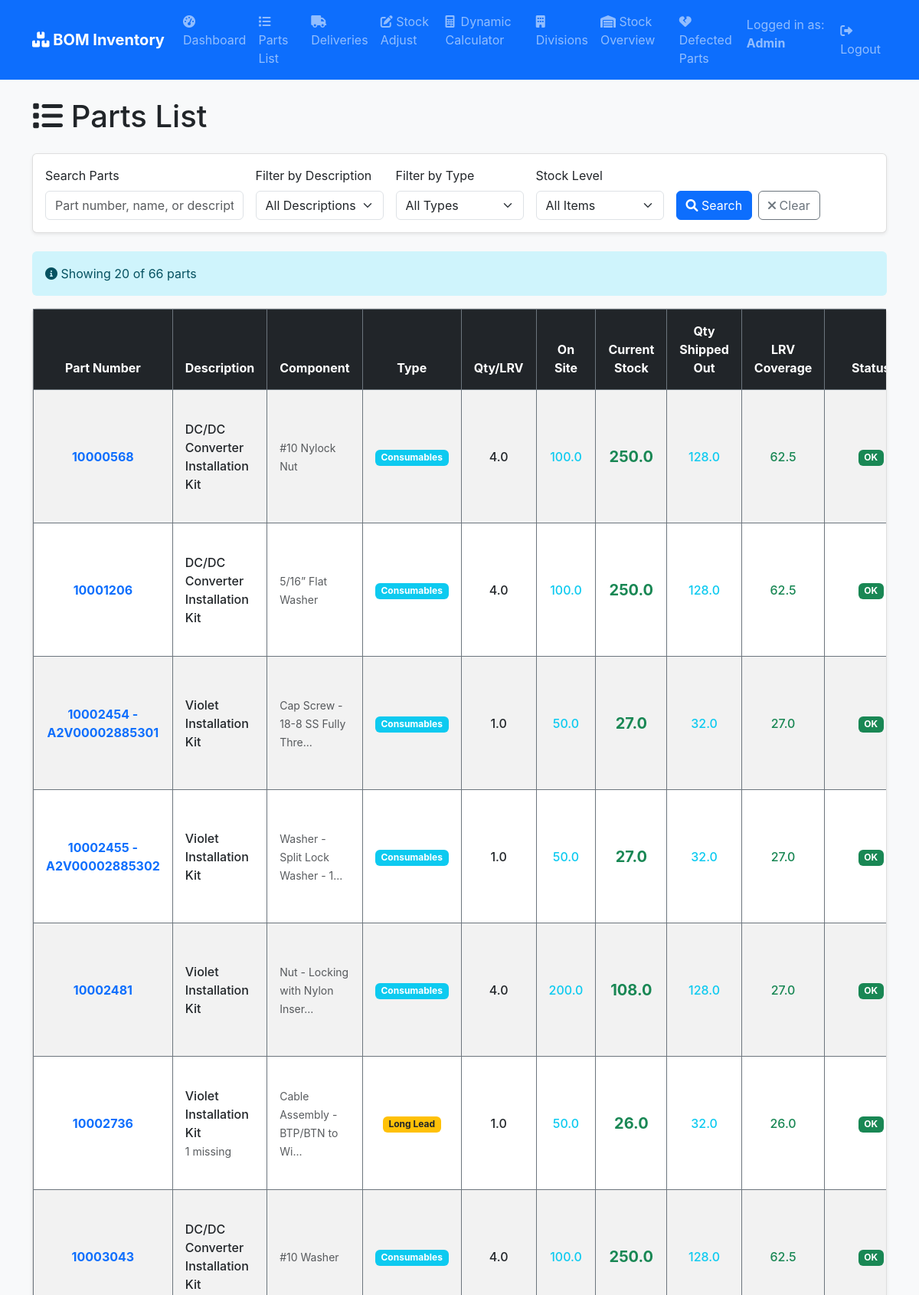
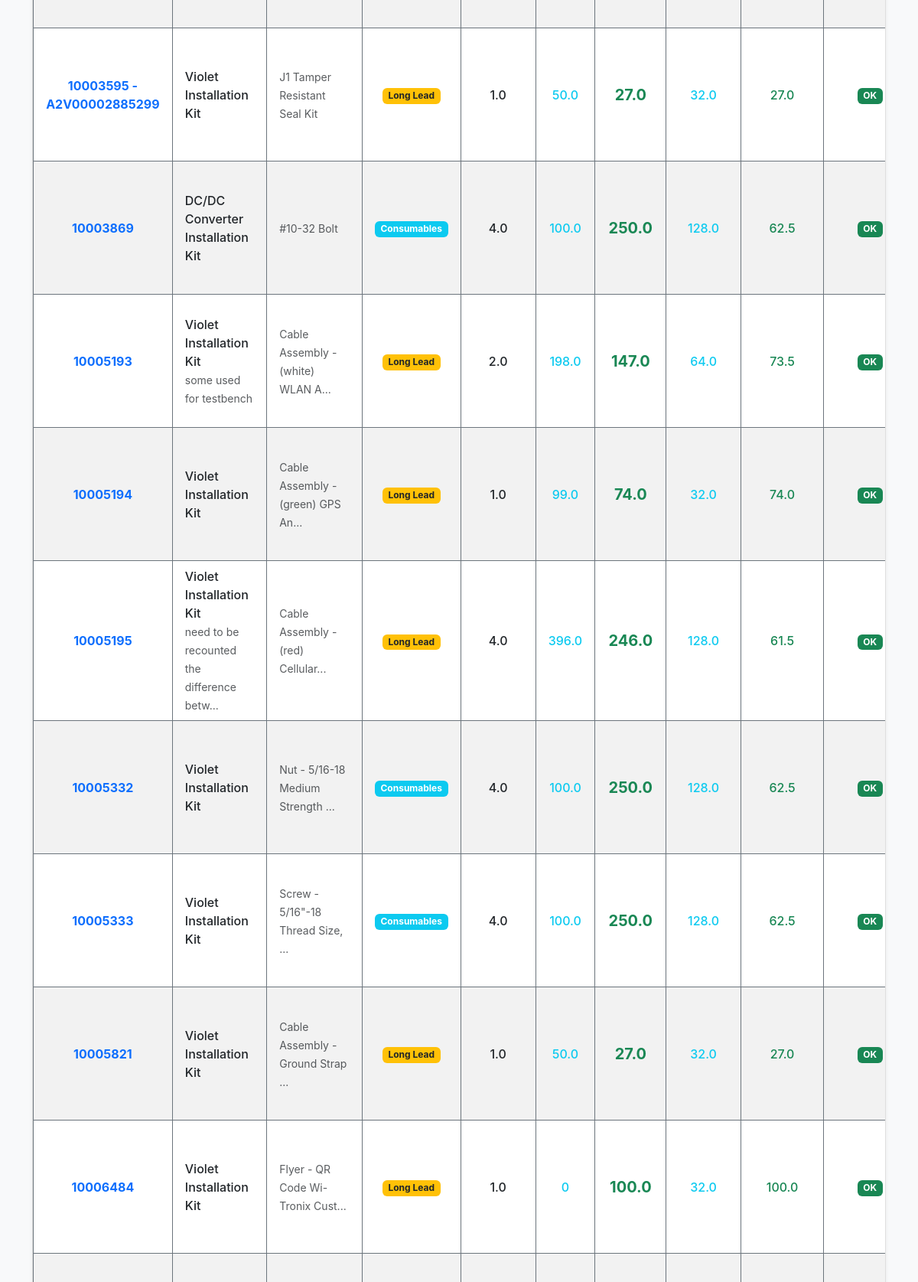
Screenshot of /parts_list (signed in, upper part) with the database file from the repository (2 pictures, top to bottom).
### app/models.py (models this page shows, shortened)
class MainBOMStorage(db.Model):
    __tablename__ = 'main_bom_storage'
    id = db.Column(db.Integer, primary_key=True)
    part_number = db.Column(db.String(100), nullable=False, unique=True, index=True)
    part_name = db.Column(db.String(200), nullable=False, index=True)
    description = db.Column(db.Text)
    supplier = db.Column(db.String(100), nullable=False, index=True)
    component = db.Column(db.String(100), index=True)  # Which part of installation
    qty_per_lrv = db.Column(db.Float, nullable=False, default=0.0)
    total_needed_233_lrv = db.Column(db.Float, nullable=False, default=0.0)
    qty_on_site = db.Column(db.Float, nullable=False, default=0.0)
    qty_shipped_out = db.Column(db.Float, nullable=False, default=0.0)
    qty_current_stock = db.Column(db.Float, nullable=False, default=0.0, index=True)
    qty_ordered = db.Column(db.Float, nullable=False, default=0.0)
    back_order_qty = db.Column(db.Float, nullable=False, default=0.0)
    consumable_or_essential = db.Column(db.String(20), default='Essential', index=True)
    order_status = db.Column(db.String(50))
    notes = db.Column(db.Text)
    lrv_coverage = db.Column(db.Float, nullable=False, default=0.0, index=True)  # How many LRVs current stock covers
    created_at = db.Column(db.DateTime, default=datetime.utcnow, index=True)
    updated_at = db.Column(db.DateTime, default=datetime.utcnow, onupdate=datetime.utcnow)

### app/routes.py (the view, shortened to what this page needs)
@main.route('/parts_list')
def parts_list():
    try:
        form = SearchForm()
        search_term = request.args.get('search_term', '').strip()
        description_filter = request.args.get('description_filter', '').strip()
        type_filter = request.args.get('type_filter', '')
        low_stock_only = request.args.get('low_stock_only', '')
        page = request.args.get('page', 1, type=int)
        descriptions = db.session.query(MainBOMStorage.part_name).distinct().order_by(MainBOMStorage.part_name).all()
        form.description_filter.choices = [('', 'All Descriptions')] + [(d[0], d[0]) for d in descriptions]
        query = MainBOMStorage.query
        if description_filter:
            query = query.filter(MainBOMStorage.part_name == description_filter)
        if type_filter:
            query = query.filter(MainBOMStorage.consumable_or_essential == type_filter)
        query = query.order_by(MainBOMStorage.part_number)
        per_page = 20  # Adjust as needed
        parts = query.paginate(
            page=page,
            per_page=per_page,
            error_out=False
        )
        return render_template('parts_list.html',
                             parts=parts,
                             form=form,
                             search_term=search_term,
                             description_filter=description_filter,
                             type_filter=type_filter,
                             low_stock_only=low_stock_only)
    except Exception as e:
        current_app.logger.error(f'Error in parts_list: {str(e)}')
        flash('Error loading parts list. Please try again.', 'error')
        return redirect(url_for('main.dashboard'))

### app/forms.py
class SearchForm(FlaskForm):
    search_term = StringField('Search Parts', validators=[Optional(), Length(max=100)])
    description_filter = SelectField('Filter by Description', validators=[Optional()], choices=[])
    type_filter = SelectField('Filter by Type',
                            choices=[('', 'All Types'),
                                   ('Long Lead', 'Long Lead'),
                                   ('Consumables', 'Consumables'),
                                   ('Quick Delivery', 'Quick Delivery')],
                            validators=[Optional()])
    low_stock_only = SelectField('Stock Level',
                                choices=[('', 'All Items'), ('low', 'Low Stock Only'), ('out', 'Out of Stock Only')],
                                validators=[Optional()])

### app/routes.py (called while the page is built)
@main.before_request
def require_login():
    allowed_endpoints = ['main.login', 'main.admin_login', 'main.login_viewer', 'static']
    if 'role' not in session and request.endpoint not in allowed_endpoints:
        return redirect(url_for('main.login'))

### app/templates/parts_list.html (shortened to what this page needs)
{% extends "base.html" %}
{% block content %}
<div class="row">
    <div class="col-12">
        <h1 class="mb-4">
            <i class="fas fa-list"></i> Parts List
        </h1>
    </div>
</div>
<div class="card mb-4">
    <div class="card-body">
        <form method="GET" class="row g-3">
            <div class="col-md-3">
                <label for="search_term" class="form-label">Search Parts</label>
                <input type="text" class="form-control" id="search_term" name="search_term"
                       value="{{ search_term }}" placeholder="Part number, name, or description">
            </div>
            <div class="col-md-2">
                {{ form.description_filter.label(class="form-label") }}
                {{ form.description_filter(class="form-select") }}
            </div>
            <div class="col-md-2">
                {{ form.type_filter.label(class="form-label") }}
                {{ form.type_filter(class="form-select") }}
            </div>
            <div class="col-md-2">
                {{ form.low_stock_only.label(class="form-label") }}
                {{ form.low_stock_only(class="form-select") }}
            </div>
            <div class="col-md-3">
                <label class="form-label">&nbsp;</label>
                <div class="d-grid gap-2 d-md-flex">
                    <button type="submit" class="btn btn-primary">
                        <i class="fas fa-search"></i> Search
                    </button>
                    <a href="{{ url_for('main.parts_list') }}" class="btn btn-outline-secondary">
                        <i class="fas fa-times"></i> Clear
                    </a>
                </div>
            </div>
        </form>
    </div>
</div>
{% if parts.items %}
<div class="alert alert-info">
    <i class="fas fa-info-circle"></i>
    Showing {{ parts.items|length }} of {{ parts.total }} parts
</div>
{% endif %}
<div class="card">
    <div class="card-body p-0">
        {% if parts.items %}
        <div class="table-responsive">
            <table class="table table-bordered table-striped table-hover mb-0">
                <thead class="table-dark">
                    <tr>
                        <th class="border border-secondary px-3 py-3 text-center">Part Number</th>
                        <th class="border border-secondary px-3 py-3 text-center">Description</th>
                        <th class="border border-secondary px-3 py-3 text-center">Component</th>
                        <th class="border border-secondary px-3 py-3 text-center">Type</th>
                        <th class="border border-secondary px-3 py-3 text-center">Qty/LRV</th>
                        <th class="border border-secondary px-3 py-3 text-center">On Site</th>
                        <th class="border border-secondary px-3 py-3 text-center">Current Stock</th>
                        <th class="border border-secondary px-3 py-3 text-center">Qty Shipped Out</th>
                        <th class="border border-secondary px-3 py-3 text-center">LRV Coverage</th>
                        <th class="border border-secondary px-3 py-3 text-center">Status</th>
                    </tr>
                </thead>
                <tbody>
                    {% for part in parts.items %}
                    <tr class="{% if part.qty_current_stock <= 0 %}table-danger{% elif part.lrv_coverage < 10 %}table-warning{% endif %}">
                        <td class="border border-secondary px-3 py-2 text-center align-middle">
                            <strong class="text-primary">{{ part.part_number }}</strong>
                        </td>
                        <td class="border border-secondary px-3 py-2 align-middle">
                            <div class="fw-medium">{{ part.part_name or '-' }}</div>
                            {% if part.notes %}
                            <small class="text-muted">{{ part.notes[:40] }}{% if part.notes|length > 40 %}...{% endif %}</small>
                            {% endif %}
                        </td>
                        <td class="border border-secondary px-3 py-2 align-middle">
                            <small class="text-muted">{{ part.component[:30] if part.component else '-' }}{% if part.component and part.component|length > 30 %}...{% endif %}</small>
                        </td>
                        <td class="border border-secondary px-3 py-2 text-center align-middle">
                            {% if part.consumable_or_essential == 'Long Lead' %}
                                <span class="badge bg-warning text-dark">Long Lead</span>
                            {% elif part.consumable_or_essential == 'Consumables' %}
                                <span class="badge bg-info">Consumables</span>
                            {% elif part.consumable_or_essential == 'Quick Delivery' %}
                                <span class="badge bg-success">Quick Delivery</span>
                            {% else %}
                                <span class="badge bg-secondary">{{ part.consumable_or_essential or 'Essential' }}</span>
                            {% endif %}
                        </td>
                        <td class="border border-secondary px-3 py-2 text-center align-middle">
                            <span class="fw-medium">{{ part.qty_per_lrv or 0 }}</span>
                        </td>
                        <td class="border border-secondary px-3 py-2 text-center align-middle">
                            <span class="text-info fw-medium">{{ part.qty_on_site or 0 }}</span>
                        </td>
                        <td class="border border-secondary px-3 py-2 text-center align-middle">
                            <span class="fw-bold fs-5 {% if part.qty_current_stock <= 0 %}text-danger{% elif part.qty_current_stock < 10 %}text-warning{% else %}text-success{% endif %}">
                                {{ part.qty_current_stock or 0 }}
                            </span>
                        </td>
                        <td class="border border-secondary px-3 py-2 text-center align-middle">
                            <span class="text-info fw-medium">{{ part.qty_shipped_out or 0 }}</span>
                        </td>
                        <td class="border border-secondary px-3 py-2 text-center align-middle">
                            <span class="fw-medium {% if part.lrv_coverage < 5 %}text-danger{% elif part.lrv_coverage < 10 %}text-warning{% else %}text-success{% endif %}">
                                {{ "%.1f"|format(part.lrv_coverage or 0) }}
                            </span>
                        </td>
                        <td class="border border-secondary px-3 py-2 text-center align-middle">
                            {% if part.qty_current_stock <= 0 %}
                                <span class="badge bg-danger">Out of Stock</span>
                            {% elif part.lrv_coverage < 5 %}
                                <span class="badge bg-danger">Critical</span>
                            {% elif part.lrv_coverage < 10 %}
                                <span class="badge bg-warning">Low</span>
                            {% else %}
                                <span class="badge bg-success">OK</span>
                            {% endif %}
                        </td>
                    </tr>
                    {% endfor %}
                </tbody>
            </table>
        </div>
        {% else %}
        <div class="text-center py-5">
            <i class="fas fa-search fa-3x text-muted mb-3"></i>
            <h5 class="text-muted">No parts found</h5>
            <p class="text-muted">Try adjusting your search criteria or <a href="{{ url_for('main.parts_list') }}" class="text-decoration-none">clear filters</a>.</p>
        </div>
        {% endif %}
    </div>
</div>
{% endblock %}

### app/templates/static/style.css (style rules this page uses)
body { font-family: -apple-system, BlinkMacSystemFont, "Segoe UI", Roboto, "Helvetica Neue", Arial, sans-serif; background-color: #f8f9fa; }
.card { box-shadow: 0 0.125rem 0.25rem rgba(0, 0, 0, 0.075); border: 1px solid rgba(0, 0, 0, 0.125); }
.badge { font-size: 0.75em; }
.text-success { color: #198754 !important; }
.alert { border: 1px solid transparent; border-radius: 0.375rem; }

### rows the page displays
MainBOMStorage: part_number "10000568", part_name "DC/DC Converter Installation Kit", component "#10 Nylock Nut", consumable_or_essential "Consumables", qty_per_lrv "4.0", qty_on_site "100.0", qty_current_stock "250.0", qty_shipped_out "128.0", lrv_coverage "62.5", shows "OK"
MainBOMStorage: part_number "10001206", part_name "DC/DC Converter Installation Kit", component "5/16” Flat Washer", consumable_or_essential "Consumables", qty_per_lrv "4.0", qty_on_site "100.0", qty_current_stock "250.0", qty_shipped_out "128.0", lrv_coverage "62.5", shows "OK"
MainBOMStorage: part_number "10002454 - A2V00002885301", part_name "Violet Installation Kit", component "Cap Screw - 18-8 SS Fully Thre", consumable_or_essential "Consumables", qty_per_lrv "1.0", qty_on_site "50.0", qty_current_stock "27.0", qty_shipped_out "32.0", lrv_coverage "27.0", shows "OK"
MainBOMStorage: part_number "10002455 - A2V00002885302", part_name "Violet Installation Kit", component "Washer - Split Lock Washer - 1", consumable_or_essential "Consumables", qty_per_lrv "1.0", qty_on_site "50.0", qty_current_stock "27.0", qty_shipped_out "32.0", lrv_coverage "27.0", shows "OK"
MainBOMStorage: part_number "10002481", part_name "Violet Installation Kit", component "Nut - Locking with Nylon Inser", consumable_or_essential "Consumables", qty_per_lrv "4.0", qty_on_site "200.0", qty_current_stock "108.0", qty_shipped_out "128.0", lrv_coverage "27.0", shows "OK"
MainBOMStorage: part_number "10002736", part_name "Violet Installation Kit", notes "1 missing", component "Cable Assembly - BTP/BTN to Wi", consumable_or_essential "Long Lead", qty_per_lrv "1.0", qty_on_site "50.0", qty_current_stock "26.0", qty_shipped_out "32.0", lrv_coverage "26.0", shows "OK"
MainBOMStorage: part_number "10003043", part_name "DC/DC Converter Installation Kit", component "#10 Washer", consumable_or_essential "Consumables", qty_per_lrv "4.0", qty_on_site "100.0", qty_current_stock "250.0", qty_shipped_out "128.0", lrv_coverage "62.5", shows "OK"
MainBOMStorage: part_number "10003595 - A2V00002885299", part_name "Violet Installation Kit", component "J1 Tamper Resistant Seal Kit", consumable_or_essential "Long Lead", qty_per_lrv "1.0", qty_on_site "50.0", qty_current_stock "27.0", qty_shipped_out "32.0", lrv_coverage "27.0", shows "OK"
MainBOMStorage: part_number "10003869", part_name "DC/DC Converter Installation Kit", component "#10-32 Bolt", consumable_or_essential "Consumables", qty_per_lrv "4.0", qty_on_site "100.0", qty_current_stock "250.0", qty_shipped_out "128.0", lrv_coverage "62.5", shows "OK"
MainBOMStorage: part_number "10005193", part_name "Violet Installation Kit", notes "some used for testbench", component "Cable Assembly -(white) WLAN A", consumable_or_essential "Long Lead", qty_per_lrv "2.0", qty_on_site "198.0", qty_current_stock "147.0", qty_shipped_out "64.0", lrv_coverage "73.5", shows "OK"
MainBOMStorage: part_number "10005194", part_name "Violet Installation Kit", component "Cable Assembly -(green) GPS An", consumable_or_essential "Long Lead", qty_per_lrv "1.0", qty_on_site "99.0", qty_current_stock "74.0", qty_shipped_out "32.0", lrv_coverage "74.0", shows "OK"
MainBOMStorage: part_number "10005195", part_name "Violet Installation Kit", notes "need to be recounted the difference betw", component "Cable Assembly -(red) Cellular", consumable_or_essential "Long Lead", qty_per_lrv "4.0", qty_on_site "396.0", qty_current_stock "246.0", qty_shipped_out "128.0", lrv_coverage "61.5", shows "OK"
MainBOMStorage: part_number "10005332", part_name "Violet Installation Kit", component "Nut - 5/16-18 Medium Strength", consumable_or_essential "Consumables", qty_per_lrv "4.0", qty_on_site "100.0", qty_current_stock "250.0", qty_shipped_out "128.0", lrv_coverage "62.5", shows "OK"
MainBOMStorage: part_number "10005333", part_name "Violet Installation Kit", component "Screw - 5/16\"-18 Thread Size,", consumable_or_essential "Consumables", qty_per_lrv "4.0", qty_on_site "100.0", qty_current_stock "250.0", qty_shipped_out "128.0", lrv_coverage "62.5", shows "OK"
MainBOMStorage: part_number "10005821", part_name "Violet Installation Kit", component "Cable Assembly - Ground Strap", consumable_or_essential "Long Lead", qty_per_lrv "1.0", qty_on_site "50.0", qty_current_stock "27.0", qty_shipped_out "32.0", lrv_coverage "27.0", shows "OK"
MainBOMStorage: part_number "10006484", part_name "Violet Installation Kit", component "Flyer - QR Code Wi-Tronix Cust", consumable_or_essential "Long Lead", qty_per_lrv "1.0", qty_on_site "0", qty_current_stock "100.0", qty_shipped_out "32.0", lrv_coverage "100.0", shows "OK"

### other values shown
{{ session['role']|capitalize }} "Admin"
{{ parts.items|length }} "20"
{{ parts.total }} "66"
